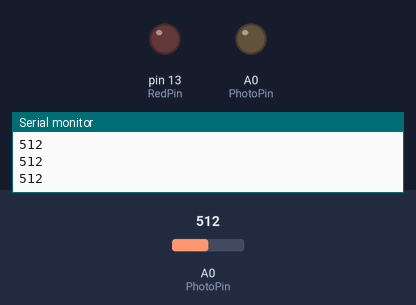
Bench run of a sketch on a simulated Arduino Uno, built with avr-gcc and run on an emulated ATmega328P. On the bench: output pins drawn as LEDs (lit = HIGH), the last lines printed to the serial monitor. The test bench sets the inputs (shaded band); at power-on: A0 (PhotoPin) = 512.

Above: at 1.2 s.
1.3 s: A0 (PhotoPin) set to 56
2.8 s: A0 (PhotoPin) set to 48
At 3.7 s:
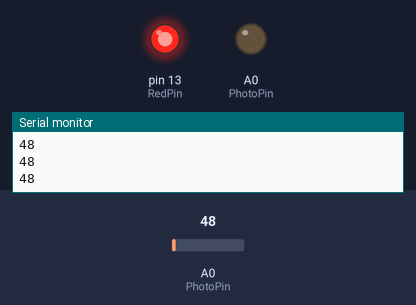
4.3 s: A0 (PhotoPin) set to 122
At 4.8 s:
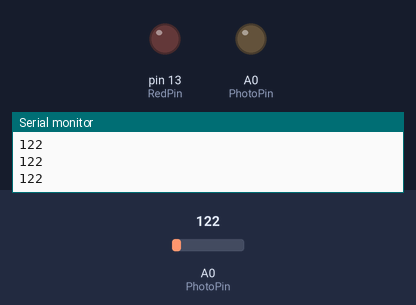
5.8 s: A0 (PhotoPin) set to 40
At 7.2 s:
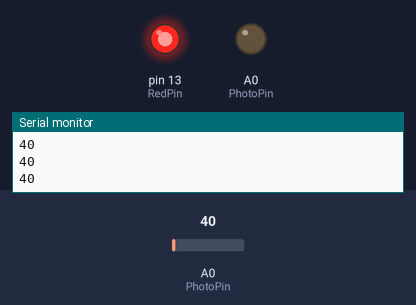
Timing chart, 0 to 8.3 s (numbered marks = the images above; inputs shaded):
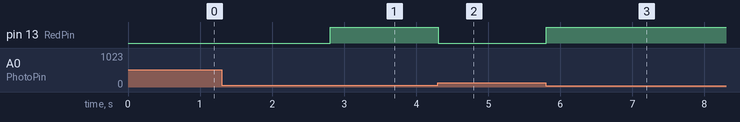

Measured:
- the behaviour switches between 51 and 50 on A0 (PhotoPin) (found by bisection; images 0 and 1)
- after the input at 2.8 s, pin 13 (RedPin): LOW → HIGH at once
- after the input at 4.3 s, pin 13 (RedPin): HIGH → LOW at once
- after the input at 5.8 s, pin 13 (RedPin): LOW → HIGH at once

The sketch:

twelfth_experiment.ino
```cpp
int PhotoPin = A0;
int PhotoVolt;
int RedPin = 13;
void setup()
{
  pinMode(PhotoPin, OUTPUT);
  pinMode(RedPin, OUTPUT);
  Serial.begin(9600);
}

void loop()
{
 PhotoVolt = analogRead(PhotoPin);
 Serial.println(PhotoVolt);
  if(PhotoVolt<=50){
    digitalWrite(RedPin, HIGH);
  }
  else if(PhotoVolt>20){
    digitalWrite(RedPin, LOW);
  }
}
```
